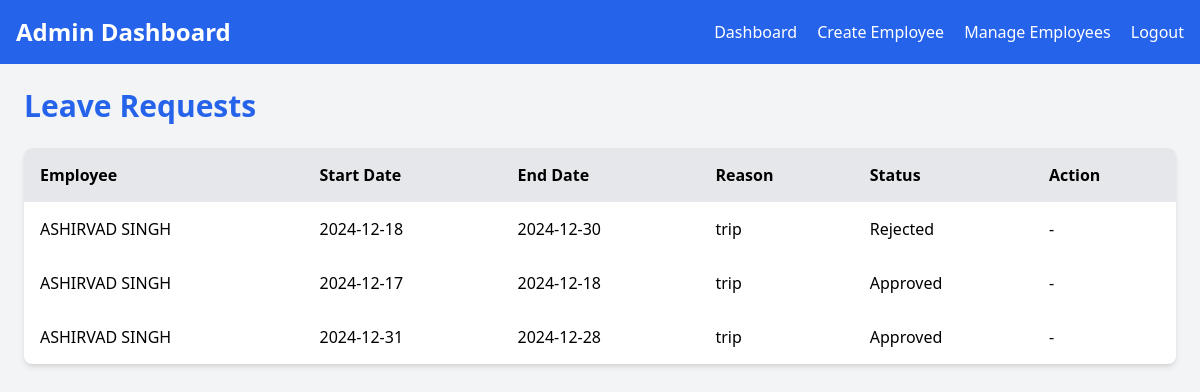
The app's page /leave_request.php (signed in) with its own data.
### tables this page shows
CREATE TABLE `leave_requests` (
  `id` int(11) NOT NULL,
  `employee_id` int(11) NOT NULL,
  `start_date` date NOT NULL,
  `end_date` date NOT NULL,
  `reason` text NOT NULL,
  `status` enum('pending','approved','rejected') DEFAULT 'pending'
);

CREATE TABLE `employees` (
  `id` int(11) NOT NULL,
  `user_id` int(11) NOT NULL,
  `name` varchar(100) NOT NULL,
  `address` text NOT NULL,
  `phone` varchar(15) NOT NULL,
  `email` varchar(100) NOT NULL,
  `adhar_card` varchar(20) NOT NULL,
  `pan_card` varchar(10) NOT NULL,
  `salary` decimal(10,2) NOT NULL,
  `role` varchar(50) NOT NULL,
  `photo` varchar(255) NOT NULL
);

### leave_request.php (the view, shortened to what this page needs)
<?php
include 'config.php';
$leave_requests = $conn->query("SELECT leave_requests.*, employees.name FROM leave_requests
                                JOIN employees ON leave_requests.employee_id = employees.id");
?>
<head>
</head>
<body class="bg-gray-100 min-h-screen">
<?php include 'header.php'; ?>
    <div class="p-6 max-w-7xl mx-auto">
        <h1 class="text-3xl font-bold text-blue-600 mb-6">Leave Requests</h1>
        <table class="w-full bg-white shadow-md rounded-lg overflow-hidden">
            <thead class="bg-gray-200">
                <tr>
                    <th class="p-4 text-left">Employee</th>
                    <th class="p-4 text-left">Start Date</th>
                    <th class="p-4 text-left">End Date</th>
                    <th class="p-4 text-left">Reason</th>
                    <th class="p-4 text-left">Status</th>
                    <th class="p-4 text-left">Action</th>
                </tr>
            </thead>
            <tbody>
                <?php while ($leave = $leave_requests->fetch_assoc()) { ?>
                    <tr>
                        <td class="p-4"><?= $leave['name'] ?></td>
                        <td class="p-4"><?= $leave['start_date'] ?></td>
                        <td class="p-4"><?= $leave['end_date'] ?></td>
                        <td class="p-4"><?= $leave['reason'] ?></td>
                        <td class="p-4"><?= ucfirst($leave['status']) ?></td>
                        <td class="p-4">
                            <?php if ($leave['status'] == 'pending') { ?>
                                <a href="update_leave_status.php?id=<?= $leave['id'] ?>&status=approved"
                                   class="text-green-600">Approve</a> |
                                <a href="update_leave_status.php?id=<?= $leave['id'] ?>&status=rejected"
                                   class="text-red-600">Reject</a>
                            <?php } else {
                                echo "-";
                            } ?>
                        </td>
                    </tr>
                <?php } ?>
            </tbody>
        </table>
    </div>
</body>
</html>

### records on screen
leave_requests: employee.name "ASHIRVAD SINGH", start_date "2024-12-18", end_date "2024-12-30", reason "trip", status "Rejected"
leave_requests: employee.name "ASHIRVAD SINGH", start_date "2024-12-17", end_date "2024-12-18", reason "trip", status "Approved"
leave_requests: employee.name "ASHIRVAD SINGH", start_date "2024-12-31", end_date "2024-12-28", reason "trip", status "Approved"
